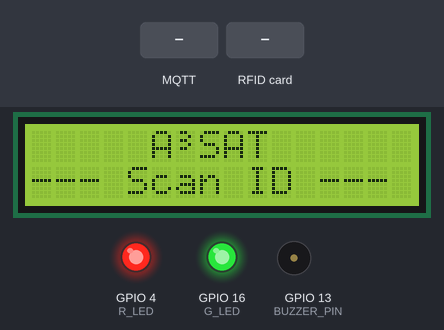
The program below on a simulated ESP32. Shown: 16×2 character LCD, output pins drawn as LEDs (lit = HIGH), buzzer (waves = sounding). Inputs (shaded band) come from the test bench. WiFi joins after 1.5 s; servers stay silent unless stated; no MQTT or app messages arrive unless stated; not simulated (calls return 0 or success): credentials.h; names the files do not define were given values by the test bench: SERVER_PORT = 80; what the program prints to the serial monitor is not drawn. At 10.0 s the program restarts the board; the recording ends there.

Above: at 2.9 s.
3.0 s: MQTT message "0" arrives on the first subscribed topic
At 3.14 s:
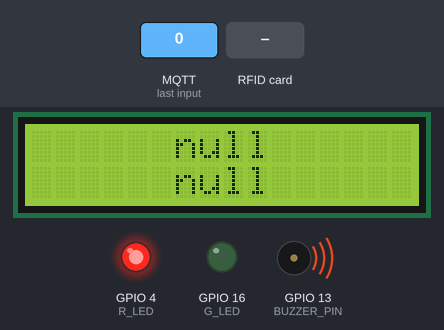
At 3.5 s:
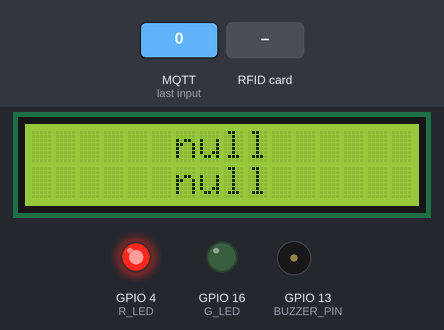
6.0 s: RFID card 5E 7A 19 C4 held to the reader
At 7.0 s:
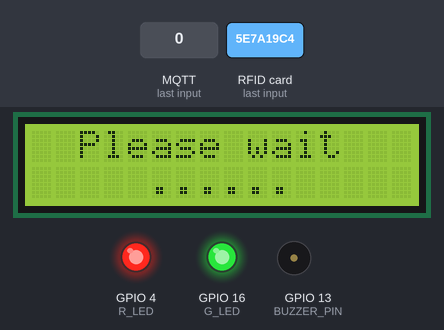
Timing chart, 0 to 9.0 s (numbered marks = the images above; inputs shaded):
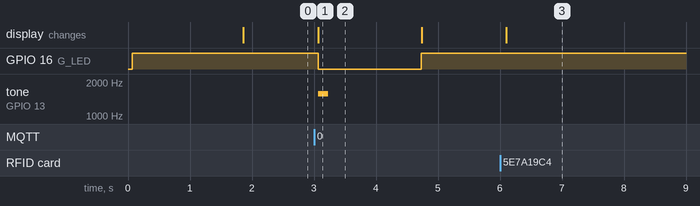

The program:

main.cpp
```cpp
#include "esp_system.h"
#include <ArduinoJson.h>
#include <LiquidCrystal.h>
#include <MFRC522.h>
#include <PubSubClient.h>
#include <SPI.h>
#include <WiFi.h>
#include <WiFiClientSecure.h>
#include <Wire.h>
#include <definitions.h>
#include <json.h>
#include <lcd.h>
#include <mqtt.h>
#include <rfidSensor.h>
#include <wifiHandling.h>

LiquidCrystal lcd(LCD_RS, LCD_EN, LCD_D4, LCD_D5, LCD_D6, LCD_D7);

// Create MFRC522 instance
MFRC522 mfrc522(SS_PIN, RST_PIN);

String tag_uuid    = "";
String msg         = "";
String device_uuid = "";

// create an instance of WiFiClientSecure
WiFiClientSecure espClient;
PubSubClient client(espClient);

long rfid_timer = 0;

//!-------------------------------WATCHDOG-------------------------------

// time in ms to trigger the watchdog
const int wdtTimeout = 10000;
hw_timer_t *timer    = NULL;

void IRAM_ATTR resetModule() {
    ets_printf("reboot\n");
    esp_restart();
}

//!-------------------------------SETUP-------------------------------

void setup() {

    timer = timerBegin(0, 80, true);                  // timer 0, div 80
    timerAttachInterrupt(timer, &resetModule, true);  // attach callback
    timerAlarmWrite(timer, wdtTimeout * 1000, false); // set time in us
    timerAlarmEnable(timer);                          // enable interrupt

    initializeLCD(&lcd);
    displayBootScreen();

#ifdef DEBUG
    Serial.begin(115200);
#endif

    DEBUG_PRINTLN();
    DEBUG_PRINT("Connecting to ");
    DEBUG_PRINTLN(SSID);

    pinMode(G_LED, OUTPUT);
    pinMode(R_LED, OUTPUT);
    digitalWrite(R_LED, HIGH);
    digitalWrite(G_LED, HIGH);

    initializeRFIDSensor(mfrc522);

    if (mfrc522.PCD_PerformSelfTest())
        DEBUG_PRINTLN("-------Passed the self test!--------");

    // Intialize the WiFi module
    initializeWifi();

    // Create the MQTT connection object
    initializeMqttConnection(&espClient, &client);

    // Intialize the RFID sensor
    initializeRFIDSensor(mfrc522);

    // Enable RFID sensor interrupts
    enableRFIDInterrupts(mfrc522);

    rfid_timer = millis();

    ledcSetup(BUZZER_PWM_CHANNEL, 1000, BUZZER_PWM_RESOLUTION);

    ledcWrite(0, 255);

    byte mac[ 6 ];
    WiFi.macAddress(mac);
    device_uuid = String(mac[ 0 ], HEX) + String(mac[ 1 ], HEX) + String(mac[ 2 ], HEX) + String(mac[ 3 ], HEX) +
                  String(mac[ 4 ], HEX) + String(mac[ 5 ], HEX);

    // Delay 100ms to set the things up
    delay(100);

    // Display the idle screen
    displayIdleScreen();
}

//!-------------------------------LOOP-------------------------------

void loop() {

    timerWrite(timer, 0); // reset timer (feed watchdog)

    if (millis() - rfid_timer > RFID_READ_TIME) {

        tag_uuid = readCard(mfrc522);

        if (tag_uuid != "") {

            displayAuthScreen();

            cardIdToJSON(tag_uuid, device_uuid, msg);

            client.publish(RFID_TOPIC, msg.c_str());

            DEBUG_PRINTLN();
            DEBUG_PRINT("Message : ");
            DEBUG_PRINTLN(msg);

            digitalWrite(G_LED, HIGH);

            // Clear the message contents to receive the next
            msg      = "";
            tag_uuid = "";

            rfid_timer = millis();
        }
    }

    // if client was disconnected then try to reconnect again
    if (!client.connected()) {
        mqttconnect(&client);
        delay(100);
    }

    // This function will listen for incomming
    // subscribed topic-process-invoke receivedCallback
    // Start the event loop
    client.loop();

    delay(100);
}
```

definitions.h
```cpp
#ifndef _DEFINTIONS_H_
#define _DEFINTIONS_H_

// enable/disable serial debug output
#define DEBUG

#ifdef DEBUG
#define DEBUG_PRINT(x)    Serial.print(x)
#define DEBUG_PRINTHEX(x) Serial.print(x, HEX)
#define DEBUG_PRINTDEC(x) Serial.print(x, DEC)
#define DEBUG_PRINTLN(x)  Serial.println(x)
#else
#define DEBUG_PRINT(x)
#define DEBUG_PRINTHEX(x)
#define DEBUG_PRINTDEC(x)
#define DEBUG_PRINTLN(x)
#endif

//----------------------------------TIMERS--------------------------------------

#define RFID_READ_TIME 3000

//---------------------------------INTERNET-------------------------------------

#include <credentials.h>

//-----------------------------------PINS---------------------------------------

// setting PWM properties
#define BUZZER_PIN                13
#define BUZZER_TONE_ACCEPTED_HIGH 880
#define BUZZER_TONE_ACCEPTED_LOW  440
#define BUZZER_TONE_DENIED_HIGH   220
#define BUZZER_TONE_DENIED_LOW    110
#define BUZZER_PWM_CHANNEL        0
#define BUZZER_PWM_RESOLUTION     8

// LED pins
#define G_LED 16
#define R_LED 4

// RFID sensor pins
#define RST_PIN 22 // Reset pin
#define SS_PIN  21 // Slave select pin
#define IRQ_PIN 17 // Interrupt pin

// LCD pins
#define LCD_RS 15
#define LCD_EN 2
#define LCD_D4 26
#define LCD_D5 25
#define LCD_D6 33
#define LCD_D7 32

#endif // _DEFINTIONS_H_
```

json.h
```cpp
#ifndef JSON_H
#define JSON_H

#include <ArduinoJson.h>

void cardIdToJSON(String &tag_uuid, String &lab_uuid, String &msg);

#endif
```

mqtt.h
```cpp
#ifndef MQTT_H
#define MQTT_H

#include <ArduinoJson.h>
#include <PubSubClient.h>
#include <WiFi.h>
#include <WiFiClientSecure.h>
#include <wifiHandling.h>
#include <definitions.h>
#include <lcd.h>

void initializeMqttConnection(WiFiClientSecure *espClient, PubSubClient *client);

void mqttconnect(PubSubClient *client);

void receivedCallback(char *topic, byte *payload, unsigned int length);

#endif
```

rfidSensor.h
```cpp
#ifndef RFID_H
#define RFID_H
#include <MFRC522.h>
#include <SPI.h>
#include <definitions.h>

void initializeRFIDSensor(MFRC522 &sensor);

void enableRFIDInterrupts(MFRC522 &sensor);

void activateRFIDReception(MFRC522 &mfrc522);

String readCardIRQ(MFRC522 &sensor);

String readCard(MFRC522 &sensor);

#endif
```

wifiHandling.h
```cpp
#ifndef WIFI_H
#define WIFI_H

#include <WiFi.h>
#include <WiFiClientSecure.h>
#include <definitions.h>
#include <lcd.h>

void initializeWifi();

#endif
```

json.cpp
```cpp
#include <json.h>

void cardIdToJSON(String &tag_uuid, String &lab_uuid, String &msg) {

    const int capacity = JSON_OBJECT_SIZE(2);
    StaticJsonDocument<capacity> doc;

    doc[ "tag_uuid" ]    = tag_uuid.c_str();
    doc[ "device_uuid" ] = lab_uuid.c_str();

    serializeJson(doc, msg);
}
```

mqtt.cpp
```cpp
#include <mqtt.h>

const size_t CAPACITY = JSON_OBJECT_SIZE(3);
StaticJsonDocument<CAPACITY> doc;

void initializeMqttConnection(WiFiClientSecure *espClient, PubSubClient *client) {

    // Set SSL/TLS certificate
    espClient->setCACert(CA_CERT);

    // Configure the MQTT server with IPaddress and port
    client->setServer(SERVER_HOSTNAME, SERVER_PORT);

    // This receivedCallback function will be invoked
    // when client received subscribed topic
    client->setCallback(receivedCallback);
}

void mqttconnect(PubSubClient *client) {

    // Loop until reconnected
    while (!client->connected()) {

        displayConnectingScreen();
        DEBUG_PRINT("MQTT connecting ... ");

        // client ID for the MQTT Broker
        String clientId = "lab_1";

        // connect now
        if (client->connect(clientId.c_str(), MQTT_USERNAME, MQTT_PASSWORD)) {

            displayCentered("Connected!", "");
            DEBUG_PRINTLN("connected!");

            // subscribe topic
            // ? mabye put this in the main loop, since the mqttName does not
            // ? suggest subscibing
            client->subscribe(RESPONSE_TOPIC);
            displayIdleScreen();
        } else {
            displayCentered("Connection fail", "Code: " + client->state());
            DEBUG_PRINT("failed, status code = ");
            DEBUG_PRINT(client->state());
            DEBUG_PRINTLN(" trying again in 5 seconds");
            // Wait 5 seconds before retrying
            delay(5000);
        }
    }
}

void receivedCallback(char *topic, byte *payload, unsigned int length) {

    DEBUG_PRINT("Message received on: ");
    DEBUG_PRINTLN(topic);
    DEBUG_PRINT("payload: ");

    // TODO: test this with a string for dynamic size in future usage.
    // TODO: Also maybe put this in the separate json file
    char json[ 300 ];

    for (int i = 0; i < length; i++) {
        json[ i ] = (char)payload[ i ];
    }

    json[ length ] = '\0';
    DEBUG_PRINTLN(String(json));

    // Deserialize the JSON document
    DeserializationError error = deserializeJson(doc, json);

    // Test if parsing succeeds.
    if (error) {
        DEBUG_PRINT(F("deserializeJson() failed: "));
        DEBUG_PRINTLN(error.c_str());
        return;
    }

    // Fetch values.
    //
    // Most of the time, you can rely on the implicit casts.
    // In other case, you can do doc["time"].as<long>();
    // String user        = doc[ "user_name" ];
    String lab_uuid    = doc[ "lab_uuid" ];
    String top_line    = doc[ "top_line" ];
    String bottom_line = doc[ "bottom_line" ];

    displayCentered(top_line, bottom_line);

    if (lab_uuid != "") {

        // Print values.
        // DEBUG_PRINTLN("Received user: " + user);
        // DEBUG_PRINTLN("With status: " + String(user_status));
        ledcAttachPin(BUZZER_PIN, BUZZER_PWM_CHANNEL);

        if (lab_uuid != "0") {

            digitalWrite(G_LED, LOW);

            // Welcome tone! ( F5, A5, G6 )
            // Play this tone when someone enters the lab!
            // ledcWriteTone(BUZZER_PWM_CHANNEL, 698);
            // delay(80);
            // ledcWriteTone(BUZZER_PWM_CHANNEL, 880);
            // delay(80);
            ledcWriteTone(BUZZER_PWM_CHANNEL, 1567);
            delay(160);

            DEBUG_PRINTLN("User entered lab!");

        } else if (lab_uuid == "0") {

            digitalWrite(G_LED, LOW);

            // Goodbye tone ( A5, F5, C5, A4 )
            // Play this tone when someone exits the lab!
            // ledcWriteTone(BUZZER_PWM_CHANNEL, 880);
            // delay(80);
            // ledcWriteTone(BUZZER_PWM_CHANNEL, 698);
            // delay(80);
            // ledcWriteTone(BUZZER_PWM_CHANNEL, 523);
            // delay(80);
            ledcWriteTone(BUZZER_PWM_CHANNEL, 440);
            delay(160);

            DEBUG_PRINTLN("User exited lab!");
        }

    } else {

        DEBUG_PRINTLN("Unknown user");
        displayCentered("Unknown user", "Try again");
        digitalWrite(R_LED, LOW);
        ledcAttachPin(BUZZER_PIN, BUZZER_PWM_CHANNEL);

        // Play the error tone if something goes wrong
        ledcWriteTone(BUZZER_PWM_CHANNEL, BUZZER_TONE_DENIED_HIGH);
        delay(250);
        ledcWriteTone(BUZZER_PWM_CHANNEL, BUZZER_TONE_DENIED_LOW);
        delay(250);
    }

    ledcDetachPin(BUZZER_PIN);
    delay(1500);

    digitalWrite(R_LED, HIGH);
    digitalWrite(G_LED, HIGH);

    displayIdleScreen();
}
```

rfidSensor.cpp
```cpp
#include <rfidSensor.h>

void initializeRFIDSensor(MFRC522 &sensor) {

    // Init SPI bus
    SPI.begin();

    // Init MFRC522
    sensor.PCD_Init();

    // Set sensor antenna gain to maximum.
    sensor.PCD_SetAntennaGain(sensor.RxGain_48dB);

// Show details of PCD - MFRC522 Card Reader details
#ifdef DEBUG
    sensor.PCD_DumpVersionToSerial();
#endif

    DEBUG_PRINTLN(F("Scan PICC to see UID, SAK, type, and data blocks..."));
}

void enableRFIDInterrupts(MFRC522 &sensor) {

    pinMode(IRQ_PIN, INPUT_PULLUP);

    // Allow the ... irq to be propagated to the IRQ pin
    // For test purposes propagate the IdleIrq and loAlert
    // regVal = 0xA0; // rx irq
    sensor.PCD_WriteRegister(sensor.ComIEnReg, 0xA0);
}

//  The function sending to the MFRC522 the needed commands to activate the
//  reception
void activateRFIDReception(MFRC522 &mfrc522) {

    mfrc522.PCD_WriteRegister(mfrc522.FIFODataReg, mfrc522.PICC_CMD_REQA);
    // mfrc522.PCD_WriteRegister(mfrc522.FIFODataReg, mfrc522.PICC_CMD_WUPA);

    mfrc522.PCD_WriteRegister(mfrc522.CommandReg, mfrc522.PCD_Transceive);

    mfrc522.PCD_WriteRegister(mfrc522.BitFramingReg, 0x87);
}

String readCardIRQ(MFRC522 &sensor) {

    String content = "";

    DEBUG_PRINT(F("Interrupt. "));
    sensor.PICC_ReadCardSerial(); // read the tag data
    // Show some details of the PICC (that is: the tag/card)
    DEBUG_PRINT(F("Card UID:"));
    // dump_byte_array(mfrc522.uid.uidByte, mfrc522.uid.size);

    byte *buffer   = sensor.uid.uidByte;
    int bufferSize = sensor.uid.size;

    for (byte i = 0; i < bufferSize; i++) {
        DEBUG_PRINT(buffer[ i ] < 0x10 ? " 0" : " ");
        DEBUG_PRINTHEX(buffer[ i ]);

        // Append it to the variable
        content += String(buffer[ i ] < 0x10 ? "0" : "");
        content += String(buffer[ i ], HEX);
    }

    DEBUG_PRINTLN();

    // sensor.PCD_WriteRegister(sensor.ComIrqReg, 0x80); // Clear
    sensor.PCD_WriteRegister(sensor.ComIrqReg, 0x7F);
    // sensor.PCD_WriteRegister(sensor.FIFOLevelReg, 0x80);
    // sensor.PCD_ClearRegisterBitMask(sensor.FIFODataReg, 0x00);

    sensor.PICC_HaltA();

    content.toUpperCase();

    return content;
}

String readCard(MFRC522 &sensor) {

    // Look for new cards
    if (!sensor.PICC_IsNewCardPresent()) {
        return "";
    }
    // Select one of the cards
    if (!sensor.PICC_ReadCardSerial()) {
        return "";
    }
    // Show UID on serial monitor
    DEBUG_PRINT("UID tag :");
    String content = "";
    for (byte i = 0; i < sensor.uid.size; i++) {

        // Print it to the serial
        DEBUG_PRINT(sensor.uid.uidByte[ i ] < 0x10 ? " 0" : " ");
        DEBUG_PRINTHEX(sensor.uid.uidByte[ i ]);

        // Append it to the variable
        content.concat(String(sensor.uid.uidByte[ i ] < 0x10 ? "0" : ""));
        content.concat(String(sensor.uid.uidByte[ i ], HEX));
    }

    content.toUpperCase();

    return content;
}
```

wifiHandling.cpp
```cpp
#include <wifiHandling.h>

void initializeWifi() {

    displayCentered("Connecting to", SSID);

    WiFi.begin(SSID, PASSWORD);
    delay(500);

    while (WiFi.status() != WL_CONNECTED) {
        delay(500);
        DEBUG_PRINT(".");
    }

    DEBUG_PRINTLN("");
    DEBUG_PRINTLN("WiFi connected");
    DEBUG_PRINTLN("IP address: ");
    DEBUG_PRINTLN(WiFi.localIP());
    // /*setup MDNS for ESP32 */
    // if (!MDNS.begin("esp32")) {
    //     DEBUG_PRINTLN("Error setting up MDNS responder!");
    //     while (1) {
    //         delay(1000);
    //     }
    // }
    /* get the IP address of server by MDNS name */
    // DEBUG_PRINTLN("mDNS responder started");
    // IPAddress serverIp = MDNS.queryHost(serverHostname);
    // DEBUG_PRINT("IP address of server: ");
    // DEBUG_PRINTLN(serverIp.toString());
}
```

lcd.h
```cpp
#ifndef LCD_H
#define LCD_H

#include <LiquidCrystal.h>
#include <Wire.h>
#include <definitions.h>

void displayCentered(String s1, String s2);

void displayConnectingScreen();

void displayAuthScreen();

int centerCursor(String s);

void displayIdleScreen();

void displayWelcomeScreen(String user_name, int status);

void displayBootScreen();

void initializeLCD(LiquidCrystal *lcd);

#endif
```

lcd.cpp
```cpp
#include <Arduino.h>
#include <lcd.h>

byte customChar[] = {B01100, B00010, B01100, B00010, B01100, B00000, B00000, B00000};

LiquidCrystal *local_lcd;

int centerCursor(String s) {
    // unusedLength represents the characters that remain empty on the display
    // This particular lcd has a resolution of 16x2 characters, so 16 on each
    // line.
    int unusedLength = 16 - s.length();
    if (unusedLength >= 0) {
        return unusedLength / 2;
    } else {
        return 0;
    }
}

void displayCentered(String s1, String s2) {
    local_lcd->clear();
    local_lcd->home();
    local_lcd->setCursor(centerCursor(s1), 0);
    local_lcd->print(s1);
    local_lcd->setCursor(centerCursor(s2), 1);
    local_lcd->print(s2);
}

void displayConnectingScreen() { displayCentered("Connecting to", SERVER_HOSTNAME); }

void displayAuthScreen() { displayCentered("Please wait", "......"); }

void displayIdleScreen() {
    local_lcd->clear();
    local_lcd->home();
    local_lcd->setCursor(centerCursor("A3SAT"), 0);
    local_lcd->print("A");
    local_lcd->write(byte(0));
    local_lcd->print("SAT");
    local_lcd->setCursor(centerCursor("--- Scan ID ---"), 1);
    local_lcd->print("--- Scan ID ---");
}

void displayWelcomeScreen(String user_name, int status) {
    local_lcd->clear();
    local_lcd->home();
    if (status) {
        local_lcd->setCursor(centerCursor("Welcome"), 0);
        local_lcd->print("Welcome");
    } else {
        local_lcd->setCursor(centerCursor("Goodbye"), 0);
        local_lcd->print("Goodbye");
    }
    local_lcd->setCursor(centerCursor(user_name + "."), 1);
    local_lcd->print(user_name + ".");
}

void displayBootScreen() {
    local_lcd->setCursor(0, 0);
    local_lcd->print("   A");
    local_lcd->write(byte(0));
    local_lcd->print("SAT Lab.   ");
    local_lcd->setCursor(0, 1);
    local_lcd->print("   Booting...   ");
}

void initializeLCD(LiquidCrystal *lcd) {
    // Print the booting status of the MCU
    local_lcd = lcd;
    local_lcd->begin(16, 2);
    local_lcd->createChar(0, customChar);
    local_lcd->clear();
}
```

Measured:
- after the input at 3.0 s, GPIO 16 (G_LED): HIGH → LOW after 0.07 s, → HIGH 1.7 s later; tone on GPIO 13 (BUZZER_PIN): silent → 1567 Hz after 0.07 s, → silent 0.16 s later; the display: changes after 0.07 s (image 1)
- after the input at 6.0 s, the display: changes after 0.10 s (image 3)
- what the display in image 1 shows lasts 1.6 s, from 3.1 s to 4.7 s
